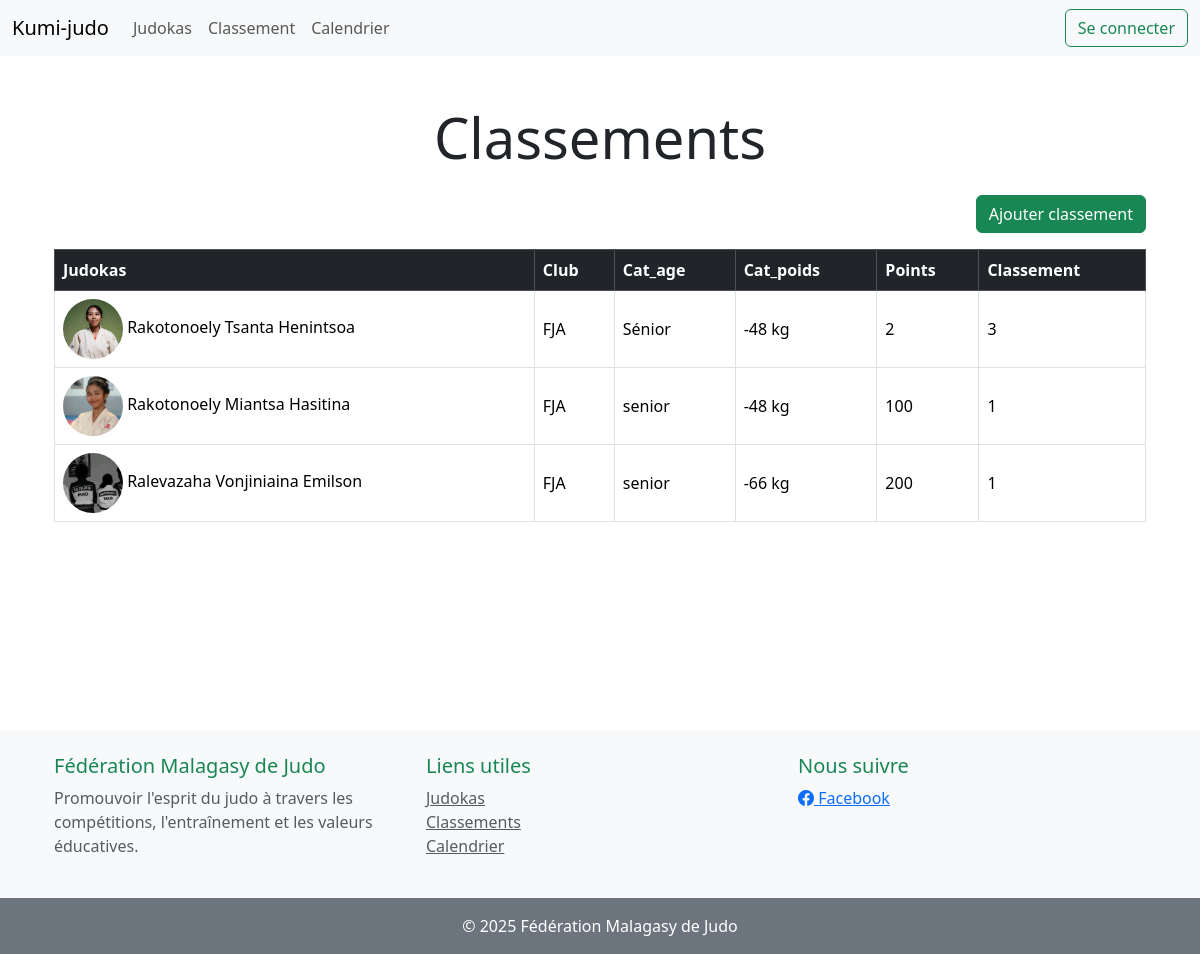
/classements, run on the app's committed database.
### classement/models.py (models this page shows, shortened)
class Classement(models.Model):
    judokas = models.ForeignKey('judokas.Judokas', on_delete=models.CASCADE)
    point = models.IntegerField()
    classements = models.IntegerField()

### judokas/models.py (models this page shows, shortened)
class Judokas(models.Model):
    CAT_AGE_CHOICES = [
        ('poussin', 'Poussin(ne)'),
        ('minime', 'Minime'),
        ('cadet', 'Cadet(te)'),
        ('junior', 'Junior'),
        ('senior', 'Senior'),
    ]
    CAT_POIDS_CHOICES = [
        ('-30', '-30 kg'),
        ('-36', '-36 kg'),
        ('-40', '-40 kg'),
        ('-44', '-44 kg'),
        ('-48', '-48 kg'),
        ('-52', '-52 kg'),
        ('-57', '-57 kg'),
        ('-60', '-60 kg'),
        ('-63', '-63 kg'),
        ('-66', '-66 kg'),
        ('-70', '-70 kg'),
        ('-73', '-73 kg'),
        ('-80', '-80 kg'),
        ('-100', '-100 kg'),
        ('+100', '+100 kg'),
    ]
    nom = models.CharField(max_length=100)
    prenom = models.CharField(max_length=100)
    club = models.CharField(max_length=20)
    cat_age = models.CharField(max_length=10, choices=CAT_AGE_CHOICES)
    cat_poids = models.CharField(max_length=10, choices=CAT_POIDS_CHOICES)
    image = models.ImageField(upload_to='image/')

### classement/views.py (the view)
# urls.py: path('', index, name='indexCalendrier'),  # Page principale qui liste les calendriers
def index(request, *args, **kwargs):
    liste_classement = Classement.objects.all()  # Récupère tous les classements
    context = {
        'classements' : liste_classement
    }
    return render(request, 'classements/indexClassement.html', context)

### templates/classements/indexClassement.html
{% extends 'base.html' %}
{% block content %}
<div class="container mt-5">
    <h1 class="text-center display-4 mb-4">Classements</h1>
    <div class="mb-3 text-end">
        <a href="{% url 'classements:create_classement' %}" class="btn btn-success">Ajouter classement</a>
    </div>
    <div class="table-responsive">
        <table class="table table-bordered table-hover align-middle">
            <thead class="table-dark">
                <tr>
                    <th>Judokas</th>
                    <th>Club</th>
                    <th>Cat_age</th>
                    <th>Cat_poids</th>
                    <th>Points</th>
                    <th>Classement</th>
                </tr>
            </thead>
            <tbody>
                {% for classement in classements %}
                <tr>
                    <td>
                        <img src="{{ classement.judokas.image.url }}" alt="Image de {{ classement.judokas.nom }}" width="60" height="60" style="object-fit: cover; border-radius: 50%;">
                        {{ classement.judokas.nom }} {{ classement.judokas.prenom }}
                    </td>
                    <td>{{ classement.judokas.club}}</td>
                    <td>{{ classement.judokas.cat_age }}</td>
                    <td>{{ classement.judokas.cat_poids }} kg</td>
                    <td>{{ classement.point }}</td>
                    <td>{{ classement.classements }}</td>
                </tr>
                {% empty %}
                <tr>
                    <td colspan="5" class="text-center text-muted">Aucune commande enregistrée.</td>
                </tr>
                {% endfor %}
            </tbody>
        </table>
    </div>
</div>
{% endblock %}

### templates/base.html (shortened to what this page needs)
<!doctype html>
<html lang="en">
  <head>
    <link href="https://cdn.jsdelivr.net/npm/bootstrap@5.3.6/dist/css/bootstrap.min.css" rel="stylesheet">
  </head>
  <body>
    {% include 'navbar.html' %}
    <div class="container">
        {% block content %}
        {% endblock %}
    </div>
    {% include 'footer.html' %}
  </body>
</html>

### templates/navbar.html (shortened to what this page needs)
<nav class="navbar navbar-expand-lg bg-body-tertiary">
    <div class="container-fluid">
      <a class="navbar-brand" href="{% url 'judokas:index' %}">Kumi-judo</a>
      <div class="collapse navbar-collapse" id="navbarSupportedContent">
        <ul class="navbar-nav me-auto mb-2 mb-lg-0">
          <li class="nav-item">
            <a class="nav-link" aria-current="page" href="/">Judokas</a>
          </li>
          <li class="nav-item">
            <a class="nav-link" href="{% url 'classements:indexClassement' %}">Classement</a>
          </li>
          <li class="nav-item">
            <a class="nav-link" href="{% url 'calendriers:indexCalendrier' %}">Calendrier</a>
          </li>
        </ul>
        <form class="d-flex" role="search">
          <button class="btn btn-outline-success" type="submit">Se connecter</button>
        </form>
      </div>
    </div>
  </nav>

### templates/footer.html
<br><br>
<br><br>
<br><br><footer class="bg-light text-center text-lg-start mt-5">
    <div class="container p-4">
      <div class="row">
        <div class="col-lg-4 col-md-6 mb-4 mb-md-0">
          <h5 class="text-success">Fédération Malagasy de Judo</h5>
          <p class="text-muted">
            Promouvoir l'esprit du judo à travers les compétitions, l'entraînement et les valeurs éducatives.
          </p>
        </div>
        <div class="col-lg-4 col-md-6 mb-4 mb-md-0">
          <h5 class="text-success">Liens utiles</h5>
          <ul class="list-unstyled mb-0">
            <li><a href="/" class="text-muted">Judokas</a></li>
            <li><a href="{% url 'classements:indexClassement' %}" class="text-muted">Classements</a></li>
            <li><a href="{% url 'calendriers:indexCalendrier' %}" class="text-muted">Calendrier</a></li>
          </ul>
        </div>
        <div class="col-lg-4 col-md-12 mb-4 mb-md-0">
          <h5 class="text-success">Nous suivre</h5>
          <a href="https://web.facebook.com/federationmalagasyjudo" class="me-3 text-primary"><i class="bi bi-facebook"></i> Facebook</a><br>
        </div>
      </div>
    </div>
    <div class="text-center p-3 bg-secondary text-white">
      © 2025 Fédération Malagasy de Judo
    </div>
<link href="https://cdn.jsdelivr.net/npm/bootstrap-icons@1.10.5/font/bootstrap-icons.css" rel="stylesheet">
  </footer>

### data on the page
Classement: judokas.image (picture), judokas.nom "Rakotonoely", judokas.prenom "Tsanta Henintsoa", judokas.club "FJA", judokas.cat_age "Sénior", judokas.cat_poids "-48", point "2", classements "3"
Classement: judokas.image (picture), judokas.nom "Rakotonoely", judokas.prenom "Miantsa Hasitina", judokas.club "FJA", judokas.cat_age "senior", judokas.cat_poids "-48", point "100", classements "1"
Classement: judokas.image (picture), judokas.nom "Ralevazaha", judokas.prenom "Vonjiniaina Emilson", judokas.club "FJA", judokas.cat_age "senior", judokas.cat_poids "-66", point "200", classements "1"
